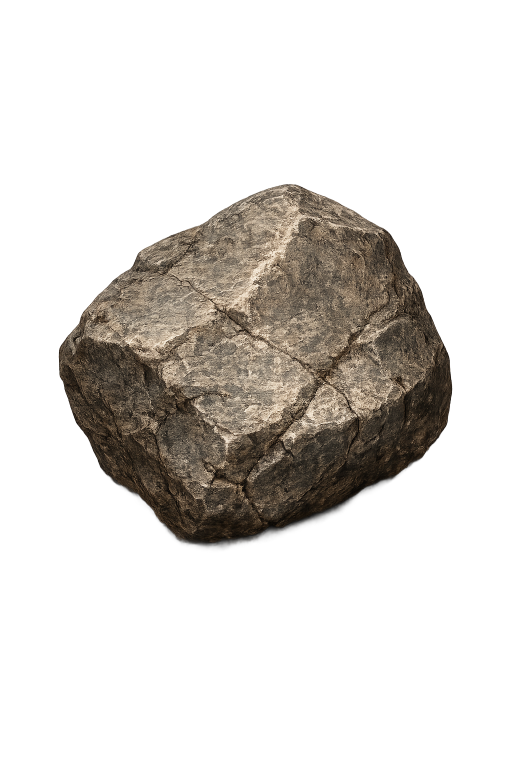
#> input picture Images for Cards/cutouts/crest-stone.png, 1024 x 1536 px, found by its file name (shown at 1/2 size)
$ python contact_sheet.py
#> lines starting #> are read from the running program, lines starting #| are printed output that depends on the picture; after the words box and inside, x2 and y2 are one past the last pixel; in counts of white or black regions, pixels touching at a corner belong together
"""Build a side-by-side contact sheet so Oak can verify cutouts visually.

For each of the six icons, places: [source] [isnet-general-use] [u2net]
in one row. Outputs are downscaled to fit on screen but the source
PNGs in cutouts/ remain full-resolution.

Two contact sheets are produced:
  contact-sheet-checker.png  — checkerboard background, so transparent
                               pixels are unambiguous.
  contact-sheet-magenta.png  — flat magenta background, the
                               quickest-to-eyeball test for stray
                               leftover tan / fringe pixels.
"""
from pathlib import Path
from PIL import Image, ImageDraw, ImageFont

SRC = Path("/Users/matthewhall/dev/highland-games-tracker/Images for Cards")
OUT_PRIMARY = SRC / "cutouts"
OUT_COMPARE = OUT_PRIMARY / "_compare-u2net"

FILES = [
    "crest-stone.png",
    "crest-weight-for-distance.png",
    "crest-weight-over-bar.png",
    "crest-caber.png",
    "crest-hammer.png",
    "crest-sheaf.png",
]

CELL_W, CELL_H = 360, 480   # per-icon tile size
PAD = 20
HEADER = 40


def checker(size, square=20):
    w, h = size
    img = Image.new("RGB", size, (220, 220, 220))
    drw = ImageDraw.Draw(img)
    for y in range(0, h, square):
        for x in range(0, w, square):
            if ((x // square) + (y // square)) % 2 == 0:
                drw.rectangle([x, y, x + square, y + square], fill=(170, 170, 170))
    return img


def fit(img, box):
    bw, bh = box
    iw, ih = img.size
    scale = min(bw / iw, bh / ih)
    return img.resize((max(1, int(iw * scale)), max(1, int(ih * scale))), Image.LANCZOS)


def composite_onto(bg_factory, transparent_img, box):
    bg = bg_factory(box)
    fitted = fit(transparent_img, box)
    ox = (box[0] - fitted.size[0]) // 2
    oy = (box[1] - fitted.size[1]) // 2
    bg.paste(fitted, (ox, oy), fitted)
    return bg


def build(bg_factory, out_path, title):
    cols = 3   # source | isnet | u2net
    rows = len(FILES)
    W = PAD + cols * (CELL_W + PAD)
    H = HEADER + PAD + rows * (CELL_H + PAD + 20)
    sheet = Image.new("RGB", (W, H), (40, 40, 40))
    drw = ImageDraw.Draw(sheet)
    try:
        font = ImageFont.truetype("/System/Library/Fonts/Helvetica.ttc", 16)
        font_big = ImageFont.truetype("/System/Library/Fonts/Helvetica.ttc", 22)
    except OSError:
        font = ImageFont.load_default()
        font_big = font

    drw.text((PAD, 10), title, fill=(255, 255, 255), font=font_big)
    headers = ["source (tan bg)", "isnet-general-use (primary)", "u2net (compare)"]
    for c, h in enumerate(headers):
        x = PAD + c * (CELL_W + PAD)
        drw.text((x, HEADER), h, fill=(255, 255, 255), font=font)

    for r, name in enumerate(FILES):
        y = HEADER + PAD + r * (CELL_H + PAD + 20)
        drw.text((PAD, y - 18), name, fill=(255, 255, 255), font=font)

        src_img = Image.open(SRC / name).convert("RGBA")
        iso_img = Image.open(OUT_PRIMARY / name).convert("RGBA")
        u2_img = Image.open(OUT_COMPARE / name).convert("RGBA")

        for c, img in enumerate([src_img, iso_img, u2_img]):
            x = PAD + c * (CELL_W + PAD)
            tile = composite_onto(bg_factory, img, (CELL_W, CELL_H))
            sheet.paste(tile, (x, y))

    sheet.save(out_path)
    print(f"wrote {out_path}")


def main():
    build(
        lambda box: checker(box),
        OUT_PRIMARY / "contact-sheet-checker.png",
        "Crest cutouts — checkerboard bg (transparent pixels show through)",
    )
#> in build, `sheet = Image.new("RGB", (W, H), (40, 40, 40))`: sheet: PIL image 1160x3180 RGB; every value is 40
#> in build, src_img is the input picture: PIL image 1024x1536 RGBA; mean R, G, B, A 27.9, 24.5, 20.5, 64.7
#> the loop in build, `for c, img in enumerate([src_img, iso_img, u2_img]):` made 3 passes
#> x on passes 1 to 3: 20, 400, 780
#> pass 1, in composite_onto, `bg = bg_factory(box)`:
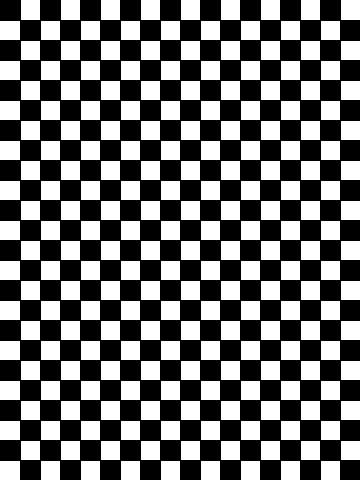
#> bg: PIL image 360x480 RGB; values 170 (black) and 220 (white), 45.4% white; 216 white regions, largest, box (x1, y1, x2, y2) and area: (21, 0, 40, 20) 380, (61, 0, 80, 20) 380, (101, 0, 120, 20) 380
#> pass 1, in build, `tile = composite_onto(bg_factory, img, (CELL_W, CELL_H))`:
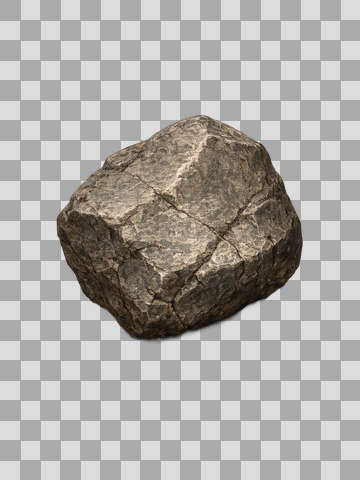
#> tile: PIL image 360x480 RGB; mean R, G, B 173.8, 170.8, 167.3
#> after the loop in build, `for c, img in enumerate([src_img, iso_img, u2_img]):`:
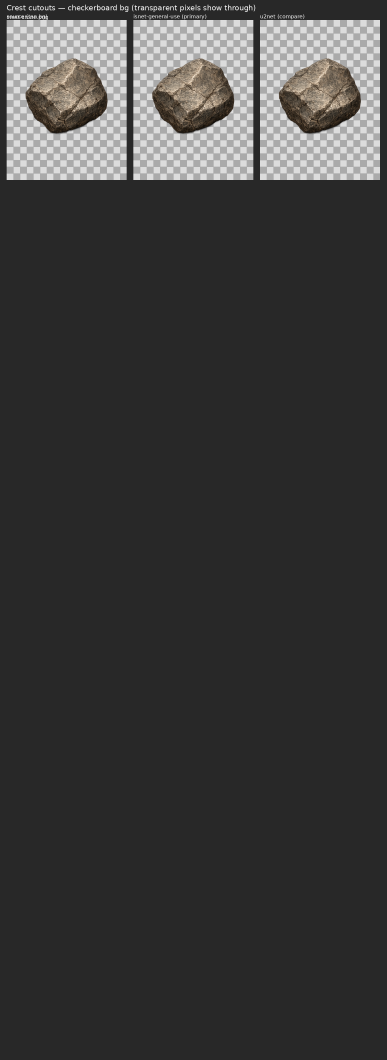
#> sheet: PIL image 1160x3180 RGB (shown at 1/3 size); mean R, G, B 59.1, 58.7, 58.2
#> pass 2 of the loop in build, `for r, name in enumerate(FILES):`:
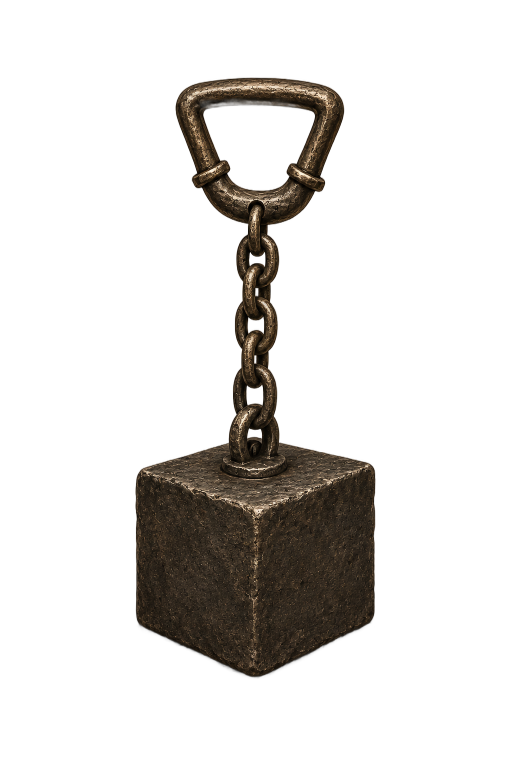
#> input picture Images for Cards/cutouts/crest-weight-for-distance.png, 1024 x 1536 px, found by its file name (shown at 1/2 size)
#> in build, src_img is the input picture: PIL image 1024x1536 RGBA; mean R, G, B, A 10.8, 8.8, 6.5, 43.1
#> pass 3 of the loop in build, `for r, name in enumerate(FILES):`:
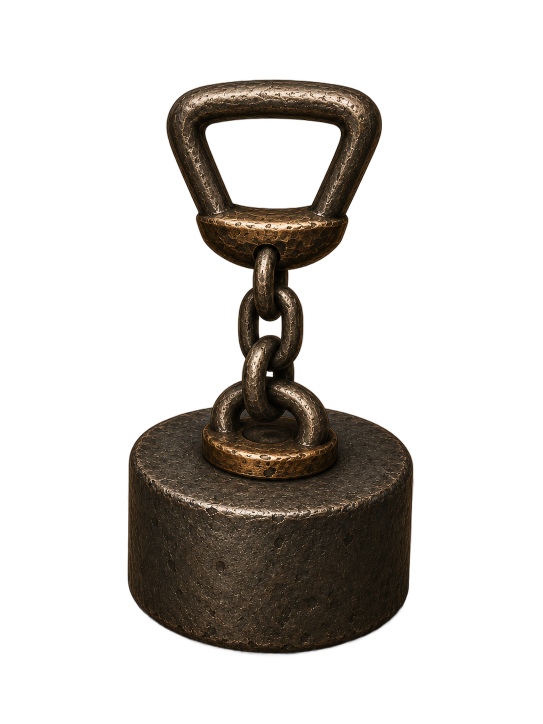
#> input picture Images for Cards/cutouts/crest-weight-over-bar.png, 1086 x 1448 px, found by its file name (shown at 1/2 size)
#> in build, src_img is the input picture: PIL image 1086x1448 RGBA; mean R, G, B, A 15.2, 12.2, 8.9, 60.1
#> after the loop in build, `for c, img in enumerate([src_img, iso_img, u2_img]):`:
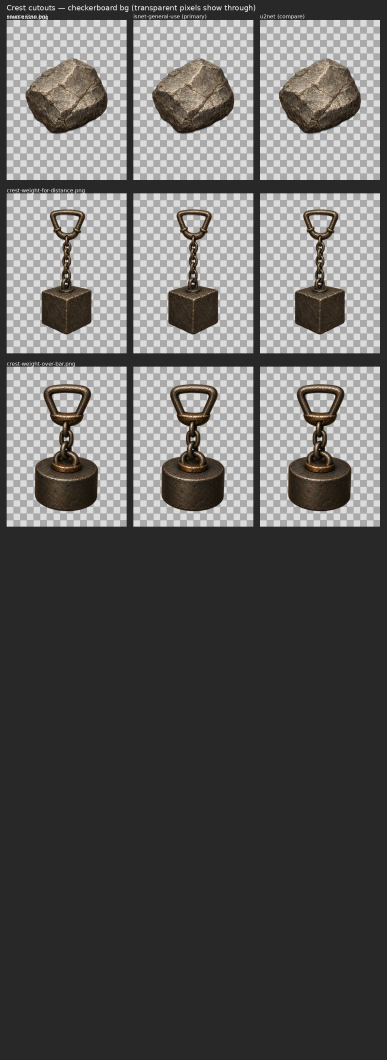
#> sheet: PIL image 1160x3180 RGB (shown at 1/3 size); mean R, G, B 95.1, 94, 92.8
#> the loop made 6 passes; the first 3 are shown
#> in build, `sheet.save(out_path)`:
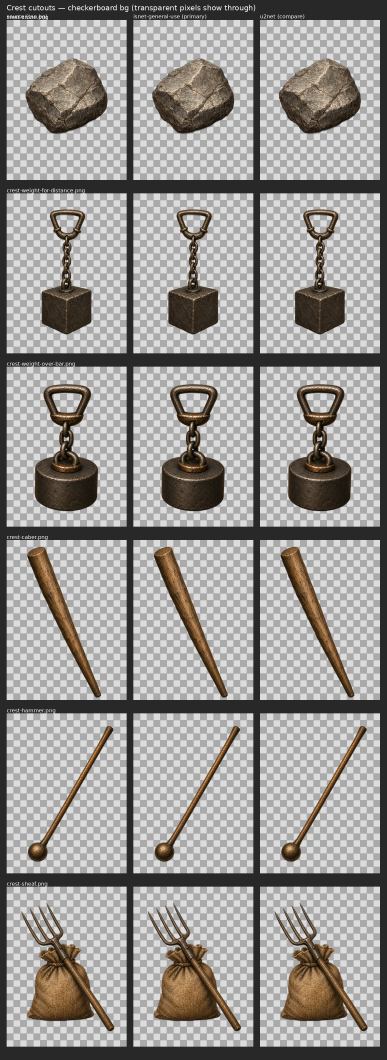
#> saved as contact-sheet-checker.png: PIL image 1160x3180 RGB (shown at 1/3 size); mean R, G, B 154.5, 151.7, 148.6
    build(
        lambda box: Image.new("RGB", box, (255, 0, 220)),
        OUT_PRIMARY / "contact-sheet-magenta.png",
        "Crest cutouts — magenta bg (any leftover tan / fringe screams)",
    )
#> the loop in build (call 2), `for c, img in enumerate([src_img, iso_img, u2_img]):` made 3 passes
#> pass 1, in build (call 2), `tile = composite_onto(bg_factory, img, (CELL_W, CELL_H))`:
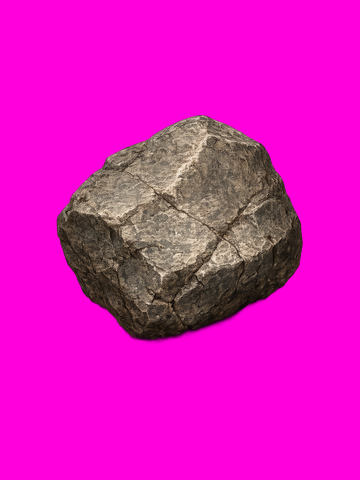
#> tile: PIL image 360x480 RGB; mean R, G, B 222.1, 21.6, 188.5
#> after the loop in build (call 2), `for c, img in enumerate([src_img, iso_img, u2_img]):`:
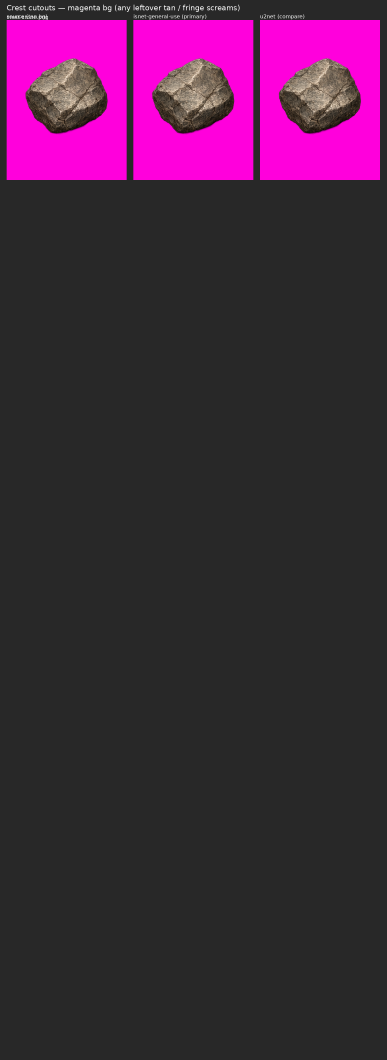
#> sheet: PIL image 1160x3180 RGB (shown at 1/3 size); mean R, G, B 65.9, 37.7, 61.1
#> pass 2 of the loop in build, `for r, name in enumerate(FILES):`:
#> the loop in build (call 2), `for c, img in enumerate([src_img, iso_img, u2_img]):` made 3 passes
#> pass 1, in build (call 2), `tile = composite_onto(bg_factory, img, (CELL_W, CELL_H))`:
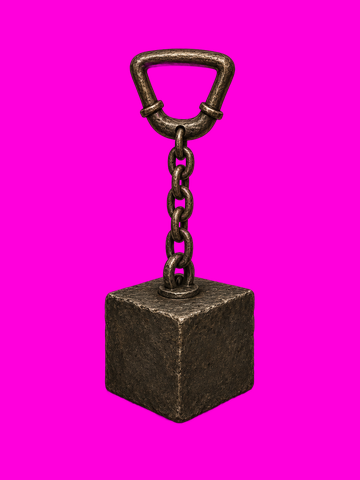
#> tile: PIL image 360x480 RGB; mean R, G, B 226.1, 7.7, 192.6
#> after the loop in build (call 2), `for c, img in enumerate([src_img, iso_img, u2_img]):`:
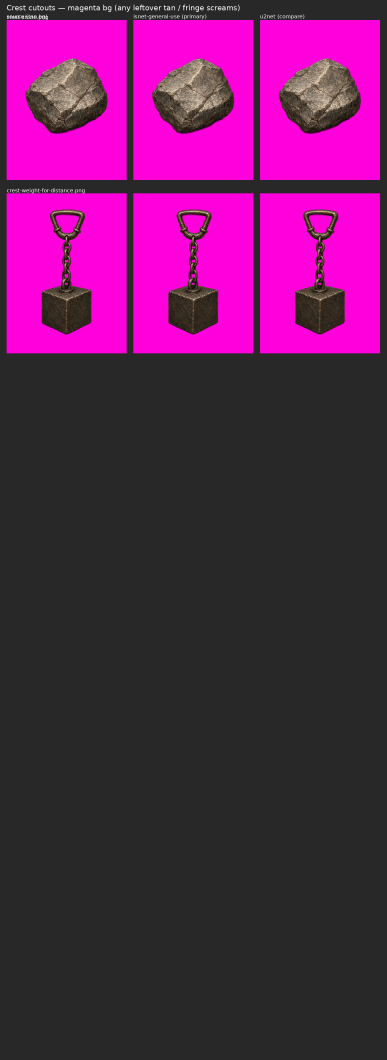
#> sheet: PIL image 1160x3180 RGB (shown at 1/3 size); mean R, G, B 92.1, 33.2, 82.6
#> pass 3 of the loop in build, `for r, name in enumerate(FILES):`:
#> after the loop in build (call 2), `for c, img in enumerate([src_img, iso_img, u2_img]):`:
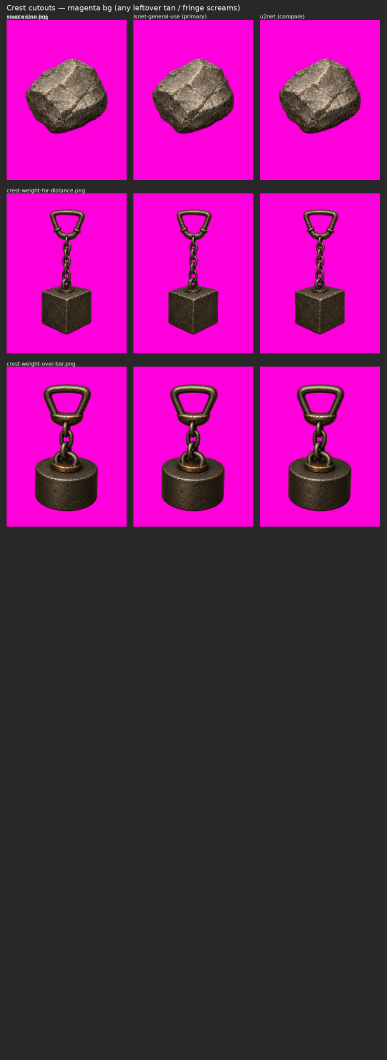
#> sheet: PIL image 1160x3180 RGB (shown at 1/3 size); mean R, G, B 116, 29.3, 101.9
#> the loop made 6 passes; the first 3 are shown
#> in build (call 2), `sheet.save(out_path)`:
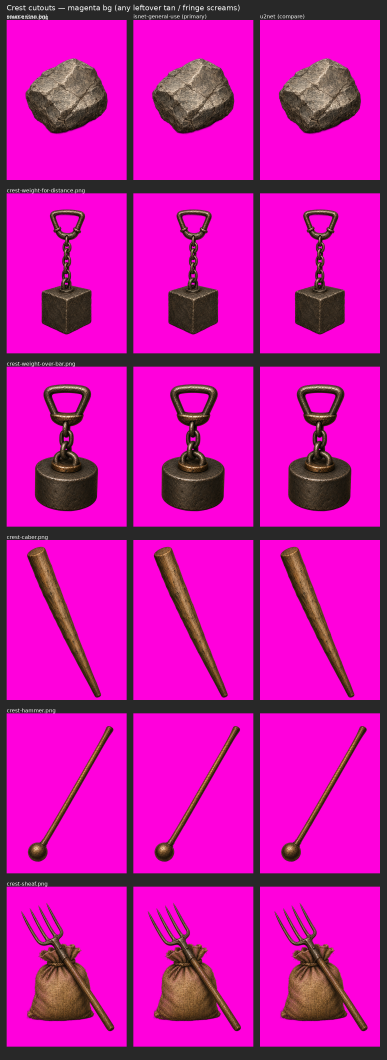
#> saved as contact-sheet-magenta.png: PIL image 1160x3180 RGB (shown at 1/3 size); mean R, G, B 198.1, 16.8, 167.7


if __name__ == "__main__":
    main()
